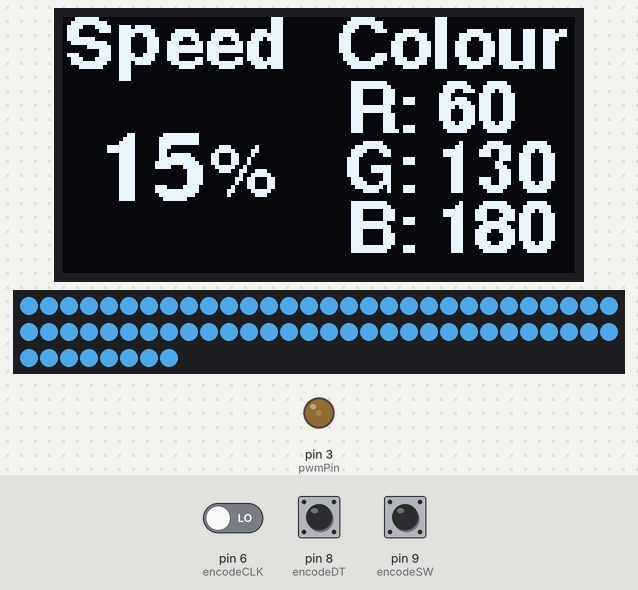
The sketch below on a simulated Arduino Uno, built with avr-gcc and run on an emulated ATmega328P. On the bench: 128×64 one-colour display, 68 RGB LEDs in strip order, left to right, continuing on the next row, output pins drawn as LEDs (lit = HIGH). The inputs (shaded band) are chosen by the test bench; at power-on: pin 9 (encodeSW) HIGH, pin 6 (encodeCLK) LOW, pin 8 (encodeDT) HIGH. Dim RGB values are drawn brighter than linear.

Above: at 3.7 s.
3.8 s: pin 9 (encodeSW) pulled LOW for 0.15 s
At 4.4 s:
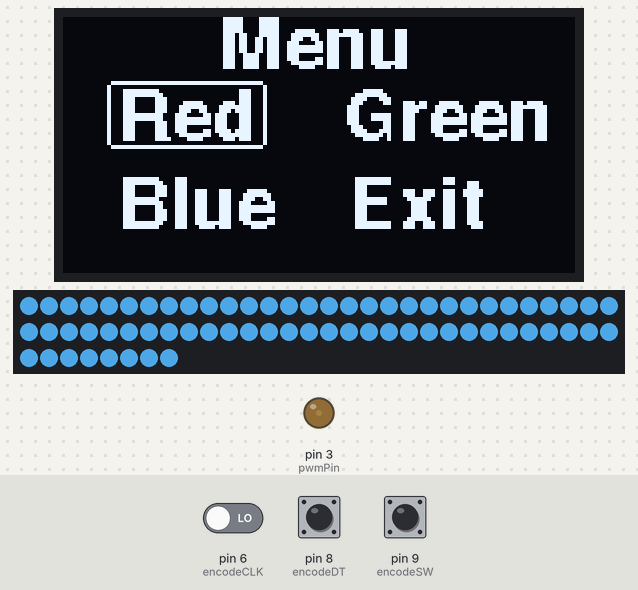
5.4 s: pin 9 (encodeSW) pulled LOW for 1 s
At 6.8 s:
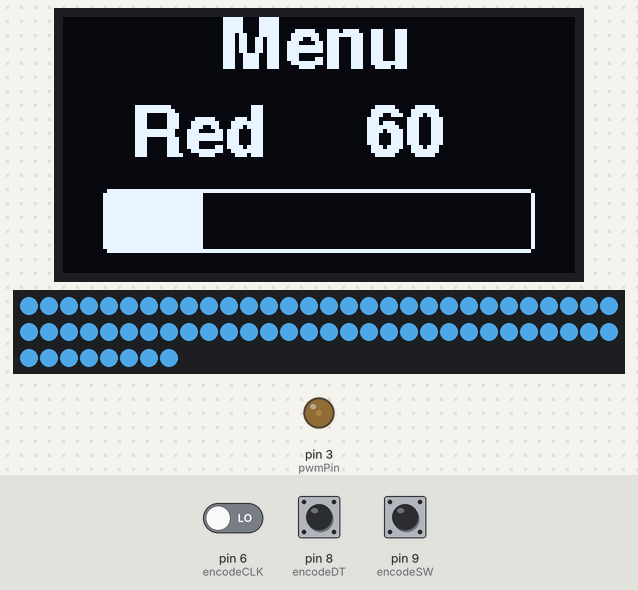
7.9 s: pin 6 (encodeCLK) driven HIGH
At 9.2 s:
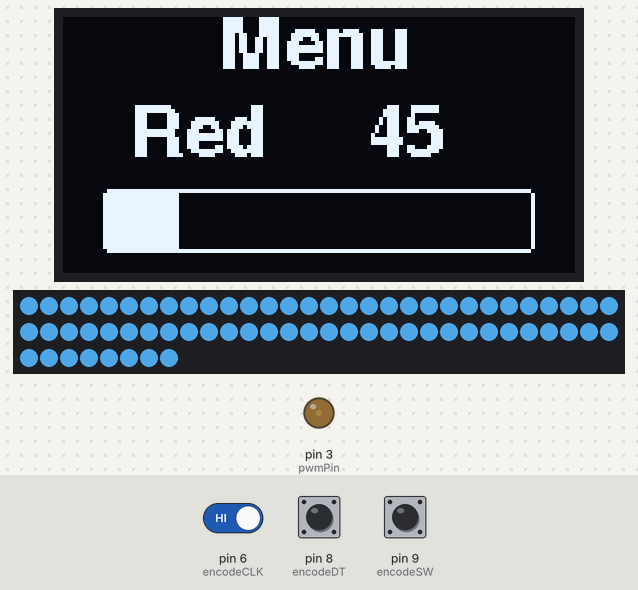
Timing chart, 0 to 10.9 s (numbered marks = the images above; inputs shaded):
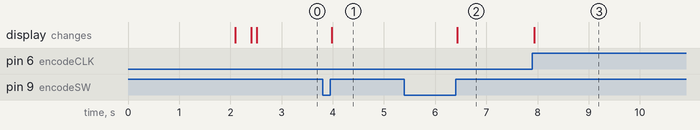

The sketch:

Complete_Laptop_Stand_Likely.ino
```cpp
#include <SPI.h>
#include <Wire.h>
#include <Adafruit_GFX.h>
#include <Adafruit_SSD1306.h>
#include <Fonts/FreeSansBold12pt7b.h>
#include <Fonts/FreeSansBold9pt7b.h>
#include <Fonts/FreeSans9pt7b.h>
#include <FastLED.h>
#define SCREEN_WIDTH 128
#define SCREEN_HEIGHT 64
#define OLED_RESET -1
#define encodeDT 8 //switch to change direction
#define encodeCLK 6
#define encodeSW 9
#define pwmPin 3
#define dataPin 4
#define numLeds 68 //1.70 Amps at white

long timeOfLastDebounce = 0;
int delayOfDebounce = 0.01;
int previousCLK;
int previousDATA;
int interval = 15;
int menu = 0; //starts false
int menuPos = 1;
int red = 60;
int green = 130;
int blue = 180;
long sleep = 0;

CRGB leds[numLeds];
Adafruit_SSD1306 display(SCREEN_WIDTH, SCREEN_HEIGHT, &Wire, OLED_RESET);
void setup(){
  if(!display.begin(SSD1306_SWITCHCAPVCC, 0x3C)) {} // Address 0x3D for 128x64
  TCCR2B = TCCR2B & B11111000 | B00000001; // for PWM frequency of 31372.55 Hz
  analogWrite(pwmPin, computeInterval());
  display.clearDisplay();
  display.dim(1);
  display.setTextColor(WHITE);
  display.setFont(&FreeSansBold12pt7b);
  display.setCursor(12,33);
  display.print("Welcome");
  display.setCursor(4,54);
  display.print("Mr.Donker");
  display.display();
  delay(2000);
  display.clearDisplay();
  for(int16_t i=0; i<display.height()/2; i+=2) {
    display.drawRect(i, i, display.width()-2*i, display.height()-2*i, SSD1306_WHITE);
    display.display(); // Update screen with each newly-drawn rectangle
  }
  display.setFont(&FreeSansBold12pt7b);
  printInterval();
  previousCLK = digitalRead(encodeCLK);
  previousDATA = digitalRead(encodeDT);
  pinMode(pwmPin, OUTPUT);
  FastLED.addLeds<WS2812, dataPin, GRB>(leds, numLeds);
  FastLED.clear();
  for (int i = 0; i < numLeds; ++i){
    leds[i] = CRGB(red,green,blue);
  }
  FastLED.show();
}

void loop(){
  sleep++;
  if(sleep == 5000000){
  //screen makes high pitched whiney noise, this timer is not elegant
    for(int16_t i=0; i<display.height()/2; i+=2) {
      display.drawRect(i, i, display.width()-2*i, display.height()-2*i, SSD1306_WHITE);
      display.display(); // Update screen with each newly-drawn rectangle
    }
    display.display();
    display.clearDisplay();
    display.display();
  }                                                           //should proably make it stop increasing after
  if ((millis() - timeOfLastDebounce) > delayOfDebounce){
    check_rotary(interval,5,0,100,menu);
    previousCLK = digitalRead(encodeCLK);
    previousDATA = digitalRead(encodeDT);
    timeOfLastDebounce = millis();
  }
  if (digitalRead(encodeSW) == LOW){
    while (digitalRead(encodeSW) == LOW){}
    menu = 1;
    printMenu(menu,0);
  }
  while(menu == 1){
    if ((millis() - timeOfLastDebounce) > delayOfDebounce){
      menuPos = check_rotary(menuPos,1,1,4,menu);
      previousCLK = digitalRead(encodeCLK);
      previousDATA = digitalRead(encodeDT);
      timeOfLastDebounce = millis();
    }
    if (digitalRead(encodeSW) == LOW){
      while (digitalRead(encodeSW) == LOW){}
      menu = 2;
      if(menuPos == 4){
        menu = 0;
        menuPos = 1;
        printInterval();
      }
      else {
        if(menuPos == 1){
          printMenu(menu,red);
        }
        else if(menuPos == 2){
          printMenu(menu,green);
        }
        else if(menuPos == 3){
          printMenu(menu,blue);
        }
      }
    }
    while(menu == 2){
      if ((millis() - timeOfLastDebounce) > delayOfDebounce){
        if(menuPos == 1){
          red = check_rotary(red,15,0,255,menu);
        }
        else if(menuPos == 2){
          green = check_rotary(green,15,0,255,menu);
        }
        else{
          blue = check_rotary(blue,15,0,255,menu);
        }
        previousCLK = digitalRead(encodeCLK);
        previousDATA = digitalRead(encodeDT);
        timeOfLastDebounce = millis();
      }
      if (digitalRead(encodeSW) == LOW){
        while (digitalRead(encodeSW) == LOW){}
        menu = 1;
        FastLED.clear();
        for (int i = 0; i < numLeds; ++i){
          leds[i] = CRGB(red,green,blue);
        }
        FastLED.show();
        printMenu(menu,0);
      }
    }
  }
}

void printMenu(int menuChoice3,int colour){
  if(menuChoice3 == 0){
    printInterval();
    analogWrite(pwmPin, computeInterval());
  }
  else if(menuChoice3 == 1){
    if (menuPos == 1){
      display.clearDisplay();
      display.setCursor(39,12);
      display.print("Menu");
      display.setCursor(14,30);
      display.print("Red");
      display.setCursor(70,30);
      display.print("Green");
      display.setCursor(14,52);
      display.print("Blue");
      display.setCursor(72,52);
      display.print("Exit");
      display.drawRoundRect(11,16,40,17,2,SSD1306_WHITE);
      display.display();
    }
    else if (menuPos == 2){
      display.clearDisplay();
      display.setCursor(39,12);
      display.print("Menu");
      display.setCursor(14,30);
      display.print("Red");
      display.setCursor(70,30);
      display.print("Green");
      display.setCursor(14,52);
      display.print("Blue");
      display.setCursor(72,52);
      display.print("Exit");
      display.drawRoundRect(68,16,56,17,2,SSD1306_WHITE);
      display.display();
    }
    else if (menuPos == 3){
      display.clearDisplay();
      display.setCursor(39,12);
      display.print("Menu");
      display.setCursor(14,30);
      display.print("Red");
      display.setCursor(70,30);
      display.print("Green");
      display.setCursor(14,52);
      display.print("Blue");
      display.setCursor(72,52);
      display.print("Exit");
      display.drawRoundRect(11,38,46,17,2,SSD1306_WHITE);
      display.display();
    }
    else if (menuPos == 4){
      display.clearDisplay();
      display.setCursor(39,12);
      display.print("Menu");
      display.setCursor(14,30);
      display.print("Red");
      display.setCursor(70,30);
      display.print("Green");
      display.setCursor(14,52);
      display.print("Blue");
      display.setCursor(72,52);
      display.print("Exit");
      display.drawRoundRect(69,38,40,17,2,SSD1306_WHITE);
      display.display();
    }
  }
  else if(menuChoice3 == 2){
    if (menuPos == 1){
      display.clearDisplay();
      display.setCursor(39,12);
      display.print("Menu");
      display.setCursor(17,34);
      display.print("Red");
      display.setCursor(75,34);
      display.println(colour);
      display.drawRoundRect(10,43,108,16,2,SSD1306_WHITE);
      display.fillRect(11,43,(int)(colour/2.4),15,SSD1306_WHITE);
      display.display();
    }
    else if (menuPos == 2){
      display.clearDisplay();
      display.setCursor(39,12);
      display.print("Menu");
      display.setCursor(8,34);
      display.print("Green");
      display.setCursor(82,34);
      display.println(colour);
      display.drawRoundRect(10,43,108,16,2,SSD1306_WHITE);
      display.fillRect(11,43,(int)(colour/2.4),15,SSD1306_WHITE);
      display.display();
    }
    else if (menuPos == 3){
      display.clearDisplay();
      display.setCursor(39,12);
      display.print("Menu");
      display.setCursor(16,34);
      display.print("Blue");
      display.setCursor(76,34);
      display.println(colour);
      display.drawRoundRect(10,43,108,16,2,SSD1306_WHITE);
      display.fillRect(11,43,(int)(colour/2.4),15,SSD1306_WHITE);
      display.display();
    }
  }
}

int check_rotary(int tempInterval,int chunk, int lowRange, int highRange,int menuChoice){
  if((previousCLK == LOW) && (previousDATA == HIGH)){
    if((digitalRead(encodeCLK) == HIGH) && (digitalRead(encodeDT) == LOW)){
      tempInterval = changeInterval(tempInterval,chunk, lowRange, highRange, menuChoice);
      printMenu(menuChoice,tempInterval);
      sleep = 0;
    }
    else if((digitalRead(encodeCLK) == HIGH) && (digitalRead(encodeDT) == HIGH)){
      tempInterval = changeInterval(tempInterval,-chunk, lowRange, highRange, menuChoice);
      printMenu(menuChoice,tempInterval);
      sleep = 0;
    }
  }

  else if((previousCLK == LOW) && (previousDATA == LOW)){
    if((digitalRead(encodeCLK) == HIGH) && (digitalRead(encodeDT) == LOW)){
      tempInterval = changeInterval(tempInterval,chunk, lowRange, highRange, menuChoice);
      printMenu(menuChoice,tempInterval);
      sleep = 0;
    }
    else if((digitalRead(encodeCLK) == HIGH) && (digitalRead(encodeDT) == HIGH)){
      tempInterval = changeInterval(tempInterval,-chunk, lowRange, highRange, menuChoice);
      printMenu(menuChoice,tempInterval);
      sleep = 0;
    }
  }
  return tempInterval;
}

int changeInterval(int tempInterval2, int chunk2,int lowRange2,int highRange2,int menuChoice2){
  tempInterval2+=chunk2;
      if(tempInterval2 > highRange2){
        tempInterval2 = highRange2;
      }
      else if (tempInterval2 < lowRange2){
        tempInterval2 = lowRange2;
      }
      if(menuChoice2 == 0){
        interval = tempInterval2;
      }
      else if(menuChoice2 == 1){
        menuPos = tempInterval2;   //Fix?
      }
  return tempInterval2;
 }

int computeInterval(){
  float temInterval;
  if (interval == 0){
    temInterval = 0;
  }
  else if(interval == 100){
    temInterval = 255;
  }
  else if(interval == 5){
    temInterval = 15;
  }
  else{
    temInterval = 1.8 * interval;
  }
  return (int)temInterval;
}

void printInterval(){
  display.clearDisplay();
  display.setFont(&FreeSansBold12pt7b);
  if(interval == 100){
    display.setCursor(1,45);         //x,y
    display.println(interval);
    display.setFont(&FreeSansBold9pt7b);
    display.setCursor(42,44);
    display.print("%");
  }
  else{
    display.setCursor(8,45);         //x,y
    display.println(interval);
    display.setFont(&FreeSansBold9pt7b);
    display.setCursor(37,44);
    display.print("%");
  }
  display.setCursor(0,12);
  display.print("S");
  display.setCursor(13,11);
  display.print("p");
  display.setCursor(25,12);
  display.print("eed");
  display.setCursor(68,12);
  display.print("Colour");
  display.setCursor(71,28);
  display.print("R:");
  display.setCursor(71+22,28);
  display.println(red);
  display.setCursor(70,(28+15));
  display.print("G:");
  display.setCursor(71+22,28+15);
  display.println(green);
  display.setCursor(71,(28+15+15));
  display.print("B:");
  display.setCursor(71+22,28+15+15);
  display.println(blue);
  display.display();
}
```

Measured:
- after the input at 3.8 s, the display: changes after 0.18 s (image 1)
- after the input at 5.4 s, the display: changes after 1.0 s (image 2)
- after the input at 7.9 s, the display: changes at once (image 3)
